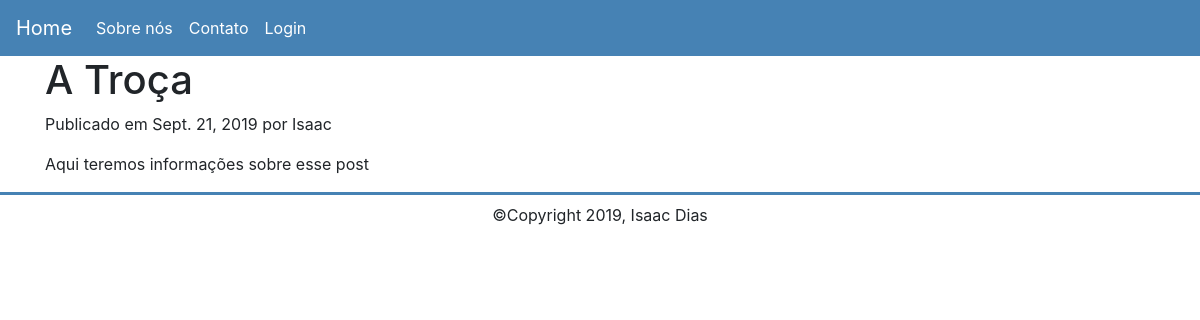
/a-troca, run on the app's committed database.
### blog/models.py (models this page shows, shortened)
class Post(models.Model):
    STATUS = (
        ('active', 'Ativo'),
        ('draft', 'Rascunho')
    )
    title = models.CharField(max_length=200)
    body = models.TextField()
    image = models.FileField(upload_to = '', null=True, blank= True)
    author = models.ForeignKey(User, on_delete=models.CASCADE)
    slug= models.SlugField()
    created_at = models.DateField(auto_now_add=True)
    updated_at = models.DateField(auto_now=True)
    status = models.CharField(max_length=15, choices=STATUS)

### blog/views.py (the view)
# urls.py: path('<slug:slug>', views.post_detail, name='post_detail'),
def post_detail(request, slug):
	post = get_object_or_404(Post, slug=slug)
	return render(request, 'blog/post_detail.html', {'post':post})

### blog/templates/blog/post_detail.html (shortened to what this page needs)
{% extends 'blog/base.html' %}
{% block content %}
<div class="container">
    <h1>{{post.title}}</h1>
    <p>Publicado em {{post.created_at}} por {{post.author}}</p>
    <p>{{post.body |linebreaks}}</p>
</div>
{% endblock %}

### data on the page
Post: title "A Troça", created_at "Sept. 21, 2019", author "Isaac", body "Aqui teremos informações sobre esse post"
